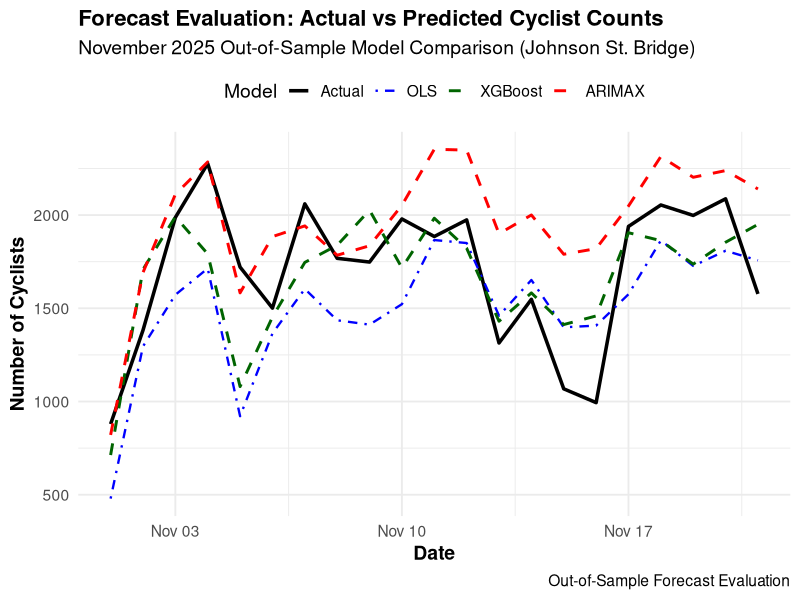
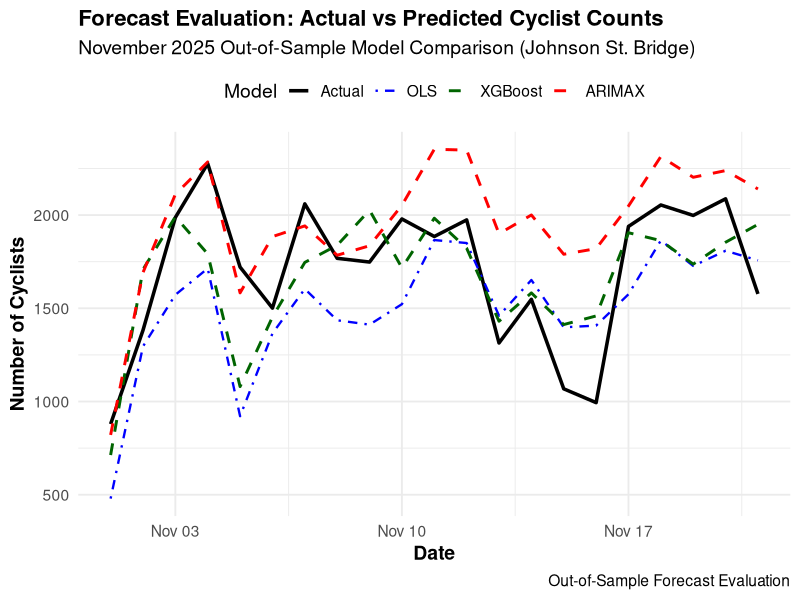

Here is the R script that generated these plots, in order: (Note: this script raises an error after producing the figures.)
# ==============================================================================
# Script: 05_final_production_evaluation.R
# Purpose: Evaluate November 2025 forecast predictions against true actuals
# ==============================================================================
library(readr)
library(dplyr)
library(ggplot2)
library(tidyr)

# 1. Load Data
# ------------------------------------------------------------------------------
predictions <- read_csv("results/future_forecast_predictions.csv")
actuals     <- read_csv("data/november_2025_actuals.csv")

# Join the predictions and actuals on date
evaluation_df <- inner_join(actuals, predictions, by = "date")

# 2. Calculate Evaluation Metrics
# ------------------------------------------------------------------------------
compute_metrics <- function(actual, predicted) {
  mae  <- mean(abs(actual - predicted))
  rmse <- sqrt(mean((actual - predicted)^2))
  mape <- mean(abs((actual - predicted) / actual), na.rm = TRUE) * 100
  return(c(MAE = mae, RMSE = rmse, MAPE = mape))
}

final_metrics <- rbind(
  "Linear Regression (OLS)"   = compute_metrics(evaluation_df$cyclists, evaluation_df$pred_OLS),
  "XGBoost (Machine Learning)" = compute_metrics(evaluation_df$cyclists, evaluation_df$pred_XGBoost),
  "ARIMAX(14,1,1)(1,0,0)"     = compute_metrics(evaluation_df$cyclists, evaluation_df$pred_ARIMAX)
)

cat("\n🏆 --- FINAL PRODUCTION EVALUATION RESULTS (NOVEMBER 2025) --- 🏆\n")
print(round(final_metrics, 2))

# Save production metrics to csv
write_csv(as.data.frame(final_metrics) %>% mutate(Model = rownames(final_metrics)), 
          "results/final_production_metrics.csv")

# 3. Create the Final Production Comparison Plot
# ------------------------------------------------------------------------------
plot_data <- evaluation_df %>%
  select(date, Actual = cyclists, OLS = pred_OLS, XGBoost = pred_XGBoost, ARIMAX = pred_ARIMAX) %>%
  pivot_longer(cols = -date, names_to = "Model", values_to = "Cyclists")

plot_data$Model <- factor(plot_data$Model, levels = c("Actual", "OLS", "XGBoost", "ARIMAX"))

ggplot(plot_data, aes(x = date, y = Cyclists, group = Model)) +
  geom_line(aes(color = Model, linetype = Model, size = Model)) +
  scale_color_manual(values = c("Actual" = "black", "OLS" = "blue", "XGBoost" = "darkgreen", "ARIMAX" = "red")) +
  scale_linetype_manual(values = c("Actual" = "solid", "OLS" = "dotdash", "XGBoost" = "dashed", "ARIMAX" = "dashed")) +
  scale_size_manual(values = c("Actual" = 1.2, "OLS" = 0.8, "XGBoost" = 1, "ARIMAX" = 1)) +
  labs(
    title = "Forecast Evaluation: Actual vs Predicted Cyclist Counts",
    subtitle = "November 2025 Out-of-Sample Model Comparison (Johnson St. Bridge)",
    x = "Date",
    y = "Number of Cyclists",
    caption = "Out-of-Sample Forecast Evaluation"
  ) +
  theme_minimal(base_size = 14) +
  theme(
    plot.title = element_text(face = "bold", size = 16),
    axis.title = element_text(face = "bold"),
    legend.position = "top"
  )

ggsave("results/final_production_evaluation_plot.png", width = 10, height = 6)
cat("\nFinal evaluation plot saved to 'results/final_production_evaluation_plot.png'\n")






# Grab September and October actuals as a historical baseline anchor
historical_tail <- prod_train %>%
  filter(date >= as.Date("2025-10-01") & date < as.Date("2025-11-01")) %>%
  select(date, Actual = cyclists)

# Prep November data
november_eval <- evaluation_df %>%
  select(date, Actual = cyclists, OLS = pred_OLS, XGBoost = pred_XGBoost, ARIMAX = pred_ARIMAX)

# Combine them cleanly
full_plot_df <- bind_rows(historical_tail, november_eval) %>%
  pivot_longer(cols = -date, names_to = "Model", values_to = "Cyclists") %>%
  drop_na(Cyclists)

# Reorder levels for plotting hierarchy
full_plot_df$Model <- factor(full_plot_df$Model, levels = c("Actual", "OLS", "XGBoost", "ARIMAX"))

# Plot with a vertical dashed line separating history from forecast
ggplot(full_plot_df, aes(x = date, y = Cyclists, group = Model)) +
  geom_line(aes(color = Model, linetype = Model, size = Model)) +
  geom_vline(xintercept = as.numeric(as.Date("2025-11-01")), linetype = "dotted", color = "gray40", size = 1) +
  annotate("text", x = as.Date("2025-10-20"), y = 3400, label = "Past Observations", fontface = "italic") +
  annotate("text", x = as.Date("2025-11-10"), y = 3200, label = "Forecast", fontface = "italic") +
  scale_color_manual(values = c("Actual" = "black", "OLS" = "blue", "XGBoost" = "darkgreen", "ARIMAX" = "red")) +
  scale_linetype_manual(values = c("Actual" = "solid", "OLS" = "dotdash", "XGBoost" = "dashed", "ARIMAX" = "dashed")) +
  scale_size_manual(values = c("Actual" = 1.1, "OLS" = 0.8, "XGBoost" = 0.9, "ARIMAX" = 0.9)) +
  theme_minimal(base_size = 14) +
  labs(title = "Daily Cyclist Counts: Past and Forecast", x = "Date", y = "Cyclists")


ggsave(
  filename = "results/forecast_horizon_plot.png",
  width    = 11,      # Gives the x-axis plenty of room to stretch chronologically
  height   = 6.5,     # Prevents the y-axis labels and legend from feeling crowded
  dpi      = 300,     # Essential: Sets dots-per-inch to print/retina display standard
  bg       = "white"  # Forces a solid white background (prevents transparent artifacting on GitHub dark mode)
)

cat("Optimized portfolio graphic saved to 'results/production_forecast_with_context.png'\n")
